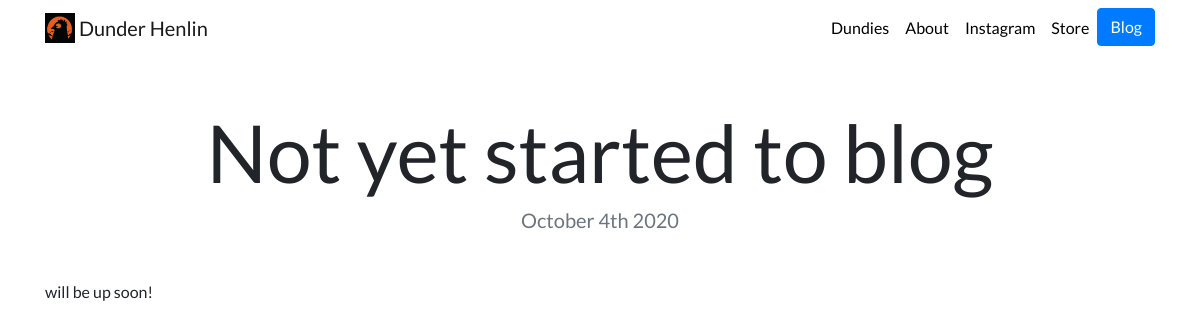
Before: /blog/1/ with the older database file.
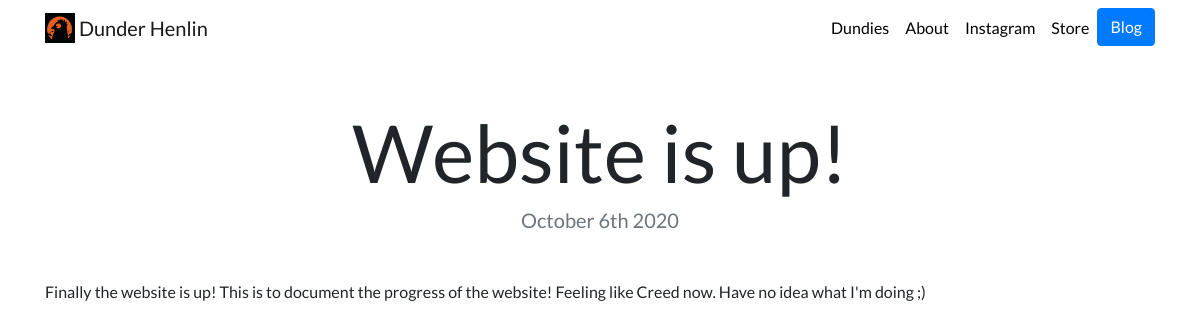
After: the same page with the newer database file.
### blog/models.py (models this page shows, shortened)
class Blog(models.Model):
    Title= models.CharField(max_length=100)
    Date=models.DateField()
    Description=models.CharField(max_length=250)

### blog/views.py (the view)
# urls.py: path('<int:blog_id>/',views.detail,name='detail')  ,
def detail(request,blog_id):
    blog=get_object_or_404(Blog, pk=blog_id)
    return render(request,'blog/detail.html',{'blog':blog })

### blog/templates/blog/detail.html
{% extends "portfolio/base.html" %}
{% load static %}
{% block content %}
<h1 class="text-center mt-5" id="blogdetailtitle">{{ blog.Title }}</h1>
<h5 class="text-center text-muted mb-5">{{ blog.Date|date:'F jS Y' }}</h5>
{{ blog.Description|safe }}
{% endblock %}

Changed rows visible on the page:
changed Blog: Title "Not yet started to blog" → "Website is up!"; Date "October 4th 2020" → "October 6th 2020"; Description "will be up soon!" → "Finally the website is up! This is to document the progress of the website! Feeling like Creed now. Have no idea what I'm doing ;)"
